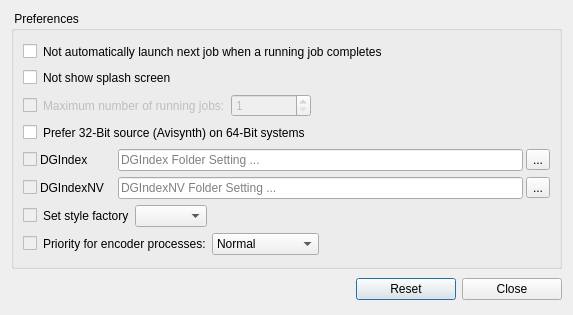
<?xml version="1.0" encoding="UTF-8"?>
<ui version="4.0">
 <class>Preferences</class>
 <widget class="QDialog" name="Preferences">
  <property name="windowModality">
   <enum>Qt::ApplicationModal</enum>
  </property>
  <property name="geometry">
   <rect>
    <x>0</x>
    <y>0</y>
    <width>573</width>
    <height>315</height>
   </rect>
  </property>
  <property name="windowTitle">
   <string>Preferences</string>
  </property>
  <property name="modal">
   <bool>true</bool>
  </property>
  <layout class="QVBoxLayout" name="verticalLayout_2">
   <item>
    <widget class="QGroupBox" name="groupBoxPreferences">
     <property name="title">
      <string> Preferences </string>
     </property>
     <layout class="QVBoxLayout" name="verticalLayout">
      <property name="leftMargin">
       <number>0</number>
      </property>
      <property name="topMargin">
       <number>2</number>
      </property>
      <property name="rightMargin">
       <number>0</number>
      </property>
      <property name="bottomMargin">
       <number>2</number>
      </property>
      <item>
       <widget class="QWidget" name="widgetPreferences" native="true">
        <layout class="QVBoxLayout" name="verticalLayout_3">
         <item>
          <widget class="QWidget" name="widgetNotRunNextJob" native="true">
           <layout class="QHBoxLayout" name="horizontalLayout_2">
            <property name="leftMargin">
             <number>0</number>
            </property>
            <property name="topMargin">
             <number>0</number>
            </property>
            <property name="rightMargin">
             <number>0</number>
            </property>
            <property name="bottomMargin">
             <number>0</number>
            </property>
            <item>
             <widget class="QCheckBox" name="checkNotRunNextJob">
              <property name="text">
               <string notr="true"/>
              </property>
             </widget>
            </item>
            <item>
             <widget class="QLabel" name="labelNotRunNextJob">
              <property name="text">
               <string>Not automatically launch next job when a running job completes</string>
              </property>
             </widget>
            </item>
            <item>
             <spacer name="horizontalSpacer_6">
              <property name="orientation">
               <enum>Qt::Horizontal</enum>
              </property>
              <property name="sizeHint" stdset="0">
               <size>
                <width>40</width>
                <height>20</height>
               </size>
              </property>
             </spacer>
            </item>
           </layout>
          </widget>
         </item>
         <item>
          <widget class="QWidget" name="widgetNotShowSplashScreen" native="true">
           <layout class="QHBoxLayout" name="horizontalLayout_5">
            <property name="leftMargin">
             <number>0</number>
            </property>
            <property name="topMargin">
             <number>0</number>
            </property>
            <property name="rightMargin">
             <number>0</number>
            </property>
            <property name="bottomMargin">
             <number>0</number>
            </property>
            <item>
             <widget class="QCheckBox" name="checkNotShowSplashScreen">
              <property name="text">
               <string notr="true"/>
              </property>
             </widget>
            </item>
            <item>
             <widget class="QLabel" name="labelNotShowSplashScreen">
              <property name="toolTip">
               <string>If this option is checked, then splash screen wil not be showed.</string>
              </property>
              <property name="text">
               <string>Not show splash screen</string>
              </property>
             </widget>
            </item>
            <item>
             <spacer name="horizontalSpacer_8">
              <property name="orientation">
               <enum>Qt::Horizontal</enum>
              </property>
              <property name="sizeHint" stdset="0">
               <size>
                <width>40</width>
                <height>20</height>
               </size>
              </property>
             </spacer>
            </item>
           </layout>
          </widget>
         </item>
         <item>
          <widget class="QWidget" name="widgetJobCount" native="true">
           <layout class="QHBoxLayout" name="horizontalLayout_3">
            <property name="leftMargin">
             <number>0</number>
            </property>
            <property name="topMargin">
             <number>0</number>
            </property>
            <property name="rightMargin">
             <number>0</number>
            </property>
            <property name="bottomMargin">
             <number>0</number>
            </property>
            <item>
             <widget class="QCheckBox" name="checkBoxDummy1">
              <property name="enabled">
               <bool>false</bool>
              </property>
              <property name="text">
               <string/>
              </property>
             </widget>
            </item>
            <item>
             <widget class="QLabel" name="labelJobCount">
              <property name="enabled">
               <bool>false</bool>
              </property>
              <property name="toolTip">
               <string>If the specified number of jobs (or even more) is already running, the next one will NOT be launched yet.</string>
              </property>
              <property name="text">
               <string>Maximum number of running jobs:</string>
              </property>
             </widget>
            </item>
            <item>
             <widget class="QSpinBox" name="spinBoxJobCount">
              <property name="enabled">
               <bool>false</bool>
              </property>
              <property name="minimumSize">
               <size>
                <width>80</width>
                <height>0</height>
               </size>
              </property>
              <property name="toolTip">
               <string>If the specified number of jobs (or even more) is already running, the next one will NOT be launched yet.</string>
              </property>
              <property name="minimum">
               <number>1</number>
              </property>
              <property name="maximum">
               <number>16</number>
              </property>
             </widget>
            </item>
            <item>
             <spacer name="horizontalSpacer_7">
              <property name="orientation">
               <enum>Qt::Horizontal</enum>
              </property>
              <property name="sizeHint" stdset="0">
               <size>
                <width>40</width>
                <height>20</height>
               </size>
              </property>
             </spacer>
            </item>
           </layout>
          </widget>
         </item>
         <item>
          <widget class="QWidget" name="widgetUse64BitAVS" native="true">
           <layout class="QHBoxLayout" name="horizontalLayout_7">
            <property name="leftMargin">
             <number>0</number>
            </property>
            <property name="topMargin">
             <number>0</number>
            </property>
            <property name="rightMargin">
             <number>0</number>
            </property>
            <property name="bottomMargin">
             <number>0</number>
            </property>
            <item>
             <widget class="QCheckBox" name="checkUse32BitAVS">
              <property name="toolTip">
               <string>If this option is un-checked (default), then 32-Bit Avisynth will be used - even when using 64-Bit x264.
Please be aware that this option does NOT have any effect on 32-Bit systems.</string>
              </property>
              <property name="text">
               <string notr="true"/>
              </property>
             </widget>
            </item>
            <item>
             <widget class="QLabel" name="labelUse64BitAVS">
              <property name="toolTip">
               <string>If this option is checked, then 32-Bit Avisynth will be used firstly.</string>
              </property>
              <property name="text">
               <string>Prefer 32-Bit source (Avisynth) on 64-Bit systems</string>
              </property>
             </widget>
            </item>
            <item>
             <spacer name="horizontalSpacer_5">
              <property name="orientation">
               <enum>Qt::Horizontal</enum>
              </property>
              <property name="sizeHint" stdset="0">
               <size>
                <width>40</width>
                <height>20</height>
               </size>
              </property>
             </spacer>
            </item>
           </layout>
          </widget>
         </item>
         <item>
          <widget class="QWidget" name="widgetDG" native="true">
           <layout class="QHBoxLayout" name="horizontalLayout_14">
            <property name="spacing">
             <number>3</number>
            </property>
            <property name="leftMargin">
             <number>0</number>
            </property>
            <property name="topMargin">
             <number>0</number>
            </property>
            <property name="rightMargin">
             <number>0</number>
            </property>
            <property name="bottomMargin">
             <number>0</number>
            </property>
            <item>
             <widget class="QCheckBox" name="checkBoxDG">
              <property name="enabled">
               <bool>false</bool>
              </property>
              <property name="text">
               <string/>
              </property>
             </widget>
            </item>
            <item>
             <widget class="QLabel" name="labelProcessPriority_4">
              <property name="minimumSize">
               <size>
                <width>75</width>
                <height>0</height>
               </size>
              </property>
              <property name="text">
               <string>DGIndex</string>
              </property>
             </widget>
            </item>
            <item>
             <widget class="QLineEdit" name="editDG">
              <property name="acceptDrops">
               <bool>false</bool>
              </property>
              <property name="placeholderText">
               <string>DGIndex Folder Setting ...</string>
              </property>
             </widget>
            </item>
            <item>
             <widget class="QToolButton" name="buttonDG">
              <property name="text">
               <string>...</string>
              </property>
             </widget>
            </item>
           </layout>
          </widget>
         </item>
         <item>
          <widget class="QWidget" name="widgetDGNV" native="true">
           <layout class="QHBoxLayout" name="horizontalLayout_12">
            <property name="spacing">
             <number>3</number>
            </property>
            <property name="leftMargin">
             <number>0</number>
            </property>
            <property name="topMargin">
             <number>0</number>
            </property>
            <property name="rightMargin">
             <number>0</number>
            </property>
            <property name="bottomMargin">
             <number>0</number>
            </property>
            <item>
             <widget class="QCheckBox" name="checkBoxDGNV">
              <property name="enabled">
               <bool>false</bool>
              </property>
              <property name="text">
               <string/>
              </property>
             </widget>
            </item>
            <item>
             <widget class="QLabel" name="labelDGNV">
              <property name="minimumSize">
               <size>
                <width>75</width>
                <height>0</height>
               </size>
              </property>
              <property name="text">
               <string>DGIndexNV</string>
              </property>
             </widget>
            </item>
            <item>
             <widget class="QLineEdit" name="editDGNV">
              <property name="acceptDrops">
               <bool>false</bool>
              </property>
              <property name="placeholderText">
               <string>DGIndexNV Folder Setting ...</string>
              </property>
             </widget>
            </item>
            <item>
             <widget class="QToolButton" name="buttonDGNV">
              <property name="text">
               <string>...</string>
              </property>
             </widget>
            </item>
           </layout>
          </widget>
         </item>
         <item>
          <widget class="QWidget" name="widgetStyleFactory" native="true">
           <layout class="QHBoxLayout" name="horizontalLayout_4">
            <property name="leftMargin">
             <number>0</number>
            </property>
            <property name="topMargin">
             <number>0</number>
            </property>
            <property name="rightMargin">
             <number>0</number>
            </property>
            <property name="bottomMargin">
             <number>0</number>
            </property>
            <item>
             <widget class="QCheckBox" name="checkBoxDummy3">
              <property name="enabled">
               <bool>false</bool>
              </property>
              <property name="text">
               <string/>
              </property>
             </widget>
            </item>
            <item>
             <widget class="QLabel" name="labelStyleFactory">
              <property name="text">
               <string>Set style factory</string>
              </property>
             </widget>
            </item>
            <item>
             <widget class="QComboBox" name="comboBoxStyleFactory">
              <property name="editable">
               <bool>false</bool>
              </property>
              <property name="frame">
               <bool>true</bool>
              </property>
             </widget>
            </item>
            <item>
             <spacer name="horizontalSpacer_10">
              <property name="orientation">
               <enum>Qt::Horizontal</enum>
              </property>
              <property name="sizeHint" stdset="0">
               <size>
                <width>40</width>
                <height>20</height>
               </size>
              </property>
             </spacer>
            </item>
           </layout>
          </widget>
         </item>
         <item>
          <widget class="QWidget" name="widgetPriority" native="true">
           <layout class="QHBoxLayout" name="horizontalLayout_11">
            <property name="leftMargin">
             <number>0</number>
            </property>
            <property name="topMargin">
             <number>0</number>
            </property>
            <property name="rightMargin">
             <number>0</number>
            </property>
            <property name="bottomMargin">
             <number>0</number>
            </property>
            <item>
             <widget class="QCheckBox" name="checkBoxDummy2">
              <property name="enabled">
               <bool>false</bool>
              </property>
              <property name="text">
               <string/>
              </property>
             </widget>
            </item>
            <item>
             <widget class="QLabel" name="labelProcessPriority">
              <property name="text">
               <string>Priority for encoder processes:</string>
              </property>
             </widget>
            </item>
            <item>
             <widget class="QComboBox" name="comboBoxPriority">
              <property name="editable">
               <bool>false</bool>
              </property>
              <property name="currentIndex">
               <number>2</number>
              </property>
              <property name="frame">
               <bool>true</bool>
              </property>
              <item>
               <property name="text">
                <string>Idle</string>
               </property>
              </item>
              <item>
               <property name="text">
                <string>Below Normal</string>
               </property>
              </item>
              <item>
               <property name="text">
                <string>Normal</string>
               </property>
              </item>
              <item>
               <property name="text">
                <string>Above Normal</string>
               </property>
              </item>
              <item>
               <property name="text">
                <string>High</string>
               </property>
              </item>
              <item>
               <property name="text">
                <string>Realtime</string>
               </property>
              </item>
             </widget>
            </item>
            <item>
             <spacer name="horizontalSpacer_9">
              <property name="orientation">
               <enum>Qt::Horizontal</enum>
              </property>
              <property name="sizeHint" stdset="0">
               <size>
                <width>40</width>
                <height>20</height>
               </size>
              </property>
             </spacer>
            </item>
           </layout>
          </widget>
         </item>
        </layout>
       </widget>
      </item>
     </layout>
    </widget>
   </item>
   <item>
    <widget class="QWidget" name="widgetButtonPanel" native="true">
     <layout class="QHBoxLayout" name="horizontalLayout">
      <property name="leftMargin">
       <number>0</number>
      </property>
      <property name="topMargin">
       <number>0</number>
      </property>
      <property name="rightMargin">
       <number>0</number>
      </property>
      <property name="bottomMargin">
       <number>0</number>
      </property>
      <item>
       <spacer name="horizontalSpacer">
        <property name="orientation">
         <enum>Qt::Horizontal</enum>
        </property>
        <property name="sizeHint" stdset="0">
         <size>
          <width>40</width>
          <height>20</height>
         </size>
        </property>
       </spacer>
      </item>
      <item>
       <widget class="QPushButton" name="resetButton">
        <property name="minimumSize">
         <size>
          <width>100</width>
          <height>0</height>
         </size>
        </property>
        <property name="text">
         <string>Reset</string>
        </property>
        <property name="icon">
         <iconset resource="../res/resources.qrc">
          <normaloff>:/buttons/restart.png</normaloff>:/buttons/restart.png</iconset>
        </property>
       </widget>
      </item>
      <item>
       <widget class="QPushButton" name="closeButton">
        <property name="minimumSize">
         <size>
          <width>100</width>
          <height>0</height>
         </size>
        </property>
        <property name="text">
         <string>Close</string>
        </property>
        <property name="icon">
         <iconset resource="../res/resources.qrc">
          <normaloff>:/buttons/accept.png</normaloff>:/buttons/accept.png</iconset>
        </property>
       </widget>
      </item>
     </layout>
    </widget>
   </item>
  </layout>
 </widget>
 <tabstops>
  <tabstop>closeButton</tabstop>
  <tabstop>resetButton</tabstop>
 </tabstops>
 <resources>
  <include location="../res/resources.qrc"/>
 </resources>
 <connections/>
</ui>
